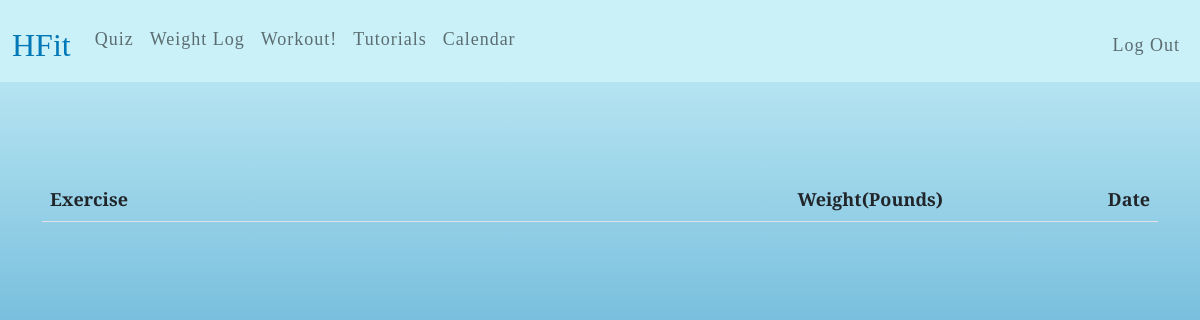
The app's page /weight-log (signed in), older data.
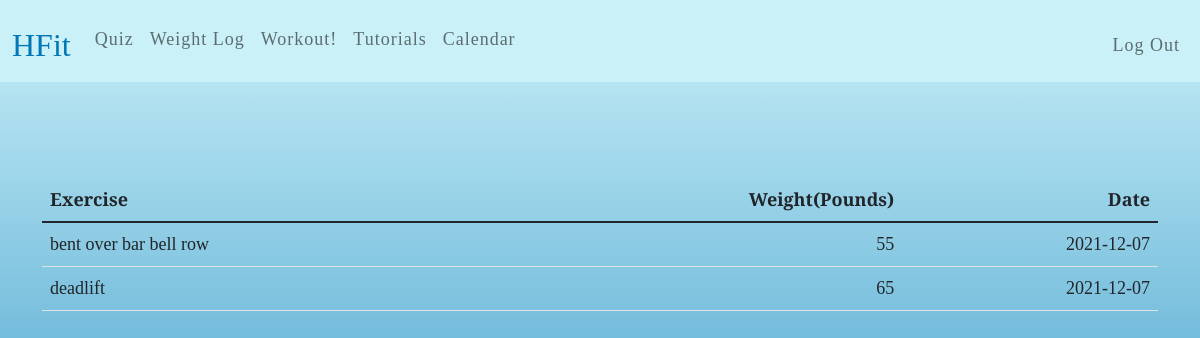
The same page, newer data.
### tables this page shows
CREATE TABLE "weightLog" (
	"id"	INTEGER UNIQUE,
	"userId"	INTEGER NOT NULL,
	"exercise"	TEXT NOT NULL,
	"weight"	NUMERIC NOT NULL,
	"date"	NUMERIC NOT NULL,
	PRIMARY KEY("id" AUTOINCREMENT)
);

### app.py (the view)
@app.route("/weight-log")
def weightLog():
    logs= db.execute("SELECT exercise, weight, date FROM weightLog WHERE userId=?", session['user_id'])
    return render_template ("weight-log.html", logs=logs)

### templates/weight-log.html (shortened to what this page needs)
{% extends "homepage.html" %}
{% block main %}
<main class="container py-5 text-center" >
    <table class = "table tablestriped">
        <thead>
            <tr>
                <th class="text-start">Exercise</th>
                <th class="text-end">Weight(Pounds)</th>
                <th class="text-end">Date</th>
            </tr>
        </head>
        <tbody>
            {% for log in logs %}
            <tr>
                <td class="text-start">{{log['exercise']}}</td>
                <td class="text-end">{{log['weight']}}</td>
                <td class="text-end">{{log['date']}}</td>
            </tr>
            {% endfor%}
        </tbody>
    </table>
</main>
{% endblock %}

### templates/homepage.html (shortened to what this page needs)
<!DOCTYPE html>
<html lang="en">
    <head>
        <link href="https://cdn.jsdelivr.net/npm/bootstrap@5.1.3/dist/css/bootstrap.min.css" rel="stylesheet">
        <link href="/static/styles.css" rel="stylesheet">
    </head>
    <body class = "font">
        <nav class="navbar  navbar-expand-md navbar-light" style="background-color: #CAF0F8;">
            <div class="container-fluid" >
                <div class="collapse navbar-collapse" id="navbar" style="color: #0077B6">
                    {% if session["user_id"] %}
                        <ul class="navbar-nav me-auto mt-2">
                            <a class="navbar-brand" href="/greet"><span  style="color: #0077B6">HFit</span></a>
                            <li class="nav-item"><a class="nav-link" href="/quiz">Quiz</a></li>
                            <li class="nav-item"><a class="nav-link" href="/weight-log">Weight Log</a></li>
                            <li class="nav-item"><a class="nav-link" href="/home">Workout!</a></li>
                            <li class="nav-item"><a class="nav-link" href="/tutorials2">Tutorials</a></li>
                            <li class="nav-item"><a class="nav-link" href="/calendar">Calendar</a></li>
                        </ul>
                        <ul class="navbar-nav ms-auto mt-2">
                            <li class="nav-item"><a class="nav-link" href="/logout">Log Out</a></li>
                        </ul>
                    {% else %}
                        <a class="navbar-brand" href="/"><span  style="color: #0077B6">HFit</span></a>
                        <ul class="navbar-nav ms-auto mt-2">
                            <li class="nav-item"><a class="nav-link" href="/register">Register</a></li>
                            <li class="nav-item"><a class="nav-link" href="/login">Log In</a></li>
                        </ul>
                    {% endif %}
                </div>
            </div>
        </nav>
        <main class="container-fluid py-5 text-center">
            {% block main %}{% endblock %}
        </main>
    </body>
</html>

### static/styles.css (style rules this page uses)
nav .navbar-brand { font-size: xx-large; }
html, body { background-repeat:no-repeat; background-image: -webkit-gradient(linear, left top, left bottom, from(#CAF0F8), to(#0077B6)); background-attachment:fixed; }
.font { font-family: 'Merriweather', cursive; font-size: large; }
li { color: #CAF0F8; font-size: 18px; line-height: 30px; text-align: justify; letter-spacing: 1px; }

Row changes from the older to the newer data that the page shows:
added weightLog: exercise "bent over bar bell row", weight "55", date "2021-12-07"
added weightLog: exercise "deadlift", weight "65", date "2021-12-07"
